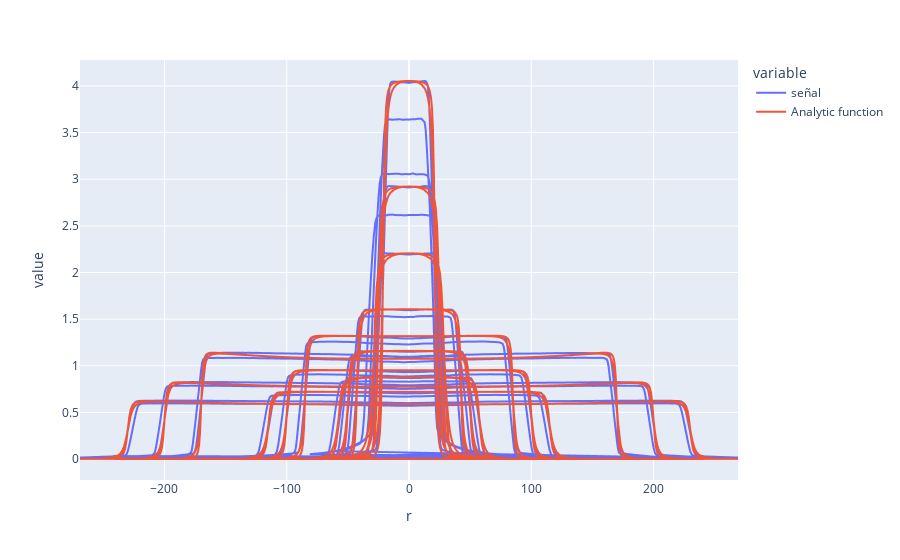

Notebook code cell kept with this figure:
### Code cell
MIXEDF0.set_index('r')[['señal', 'Analytic function']].plot()

### Figure 1 — Plotly figure (JSON) as saved in the notebook; plotly's stock layout.template omitted (floating-point values rounded to 4 significant figures; data arrays with more than 128 entries replaced by an {"elided": "..."} marker saying what was removed)
{"data": [{"hovertemplate": "variable=señal<br>r=%{x}<br>value=%{y}<extra></extra>", "legendgroup": "señal", "line": {"color": "#636efa", "dash": "solid"}, "mode": "lines", "name": "señal", "showlegend": true, "type": "scattergl", "x": {"elided": "2880 float values"}, "xaxis": "x", "y": {"elided": "2880 float values"}, "yaxis": "y"}, {"hovertemplate": "variable=Analytic function<br>r=%{x}<br>value=%{y}<extra></extra>", "legendgroup": "Analytic function", "line": {"color": "#EF553B", "dash": "solid"}, "mode": "lines", "name": "Analytic function", "showlegend": true, "type": "scattergl", "x": {"elided": "2880 float values"}, "xaxis": "x", "y": {"elided": "2880 float values"}, "yaxis": "y"}], "layout": {"legend": {"title": {"text": "variable"}, "tracegroupgap": 0}, "margin": {"t": 60}, "xaxis": {"anchor": "y", "domain": [0, 1], "title": {"text": "r"}}, "yaxis": {"anchor": "x", "domain": [0, 1], "title": {"text": "value"}}}}
